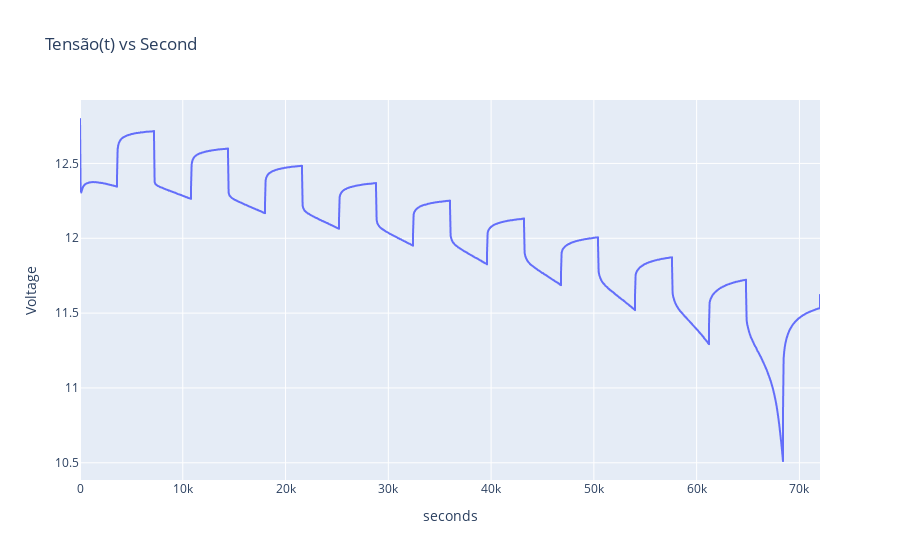

The code cell stored with this chart in its notebook:
### Code cell
fig = px.line(df_par_des, x="seconds", y="Voltage", title='Tensão(t) vs Second')
fig.show()

### Figure 1 — Plotly figure (JSON) as saved in the notebook; plotly's stock layout.template omitted (floating-point values rounded to 4 significant figures; data arrays with more than 128 entries replaced by an {"elided": "..."} marker saying what was removed)
{"data": [{"hovertemplate": "seconds=%{x}<br>Voltage=%{y}<extra></extra>", "legendgroup": "", "line": {"color": "#636efa", "dash": "solid"}, "marker": {"symbol": "circle"}, "mode": "lines", "name": "", "showlegend": false, "type": "scattergl", "x": {"elided": "1281 int values"}, "xaxis": "x", "y": {"elided": "1281 float values"}, "yaxis": "y"}], "layout": {"legend": {"tracegroupgap": 0}, "title": {"text": "Tensão(t) vs Second"}, "xaxis": {"anchor": "y", "domain": [0, 1], "title": {"text": "seconds"}}, "yaxis": {"anchor": "x", "domain": [0, 1], "title": {"text": "Voltage"}}}}
